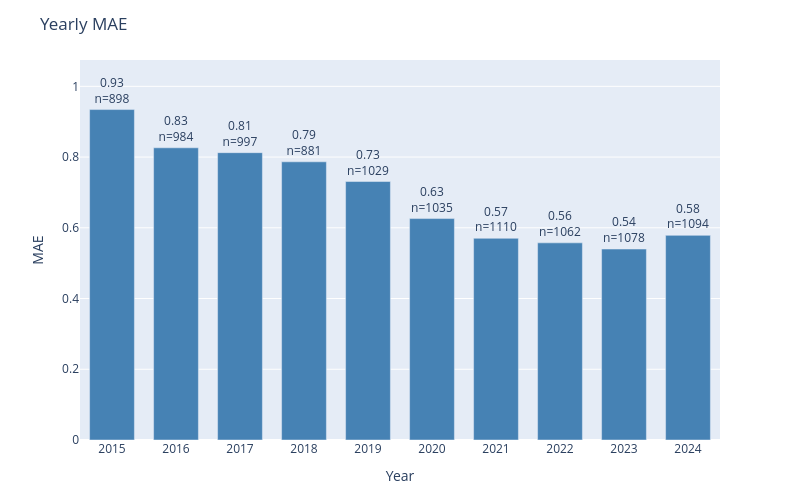

This figure's notebook cell:
### Code cell
plot_error_by_group(
    df=results_test,
    y_true_col='actual',
    y_pred_col='prediction',
    date_col='dt_temp',
    group_by='year',
    metric='mae',
    title='Yearly MAE'
)

### Figure 1 — Plotly figure (JSON) as saved in the notebook; plotly's stock layout.template omitted (floating-point values rounded to 4 significant figures)
{"data": [{"marker": {"color": "steelblue"}, "text": ["0.93<br>n=898", "0.83<br>n=984", "0.81<br>n=997", "0.79<br>n=881", "0.73<br>n=1029", "0.63<br>n=1035", "0.57<br>n=1110", "0.56<br>n=1062", "0.54<br>n=1078", "0.58<br>n=1094"], "textposition": "outside", "type": "bar", "x": ["2015", "2016", "2017", "2018", "2019", "2020", "2021", "2022", "2023", "2024"], "y": [0.9343, 0.8262, 0.8124, 0.7866, 0.7308, 0.6261, 0.5703, 0.5574, 0.5399, 0.5786]}], "layout": {"bargap": 0.3, "height": 500, "margin": {"b": 60, "t": 60}, "title": {"text": "Yearly MAE"}, "uniformtext": {"minsize": 8, "mode": "hide"}, "width": 800, "xaxis": {"title": {"text": "Year"}}, "yaxis": {"range": [0, 1.074], "title": {"text": "MAE"}}}}
